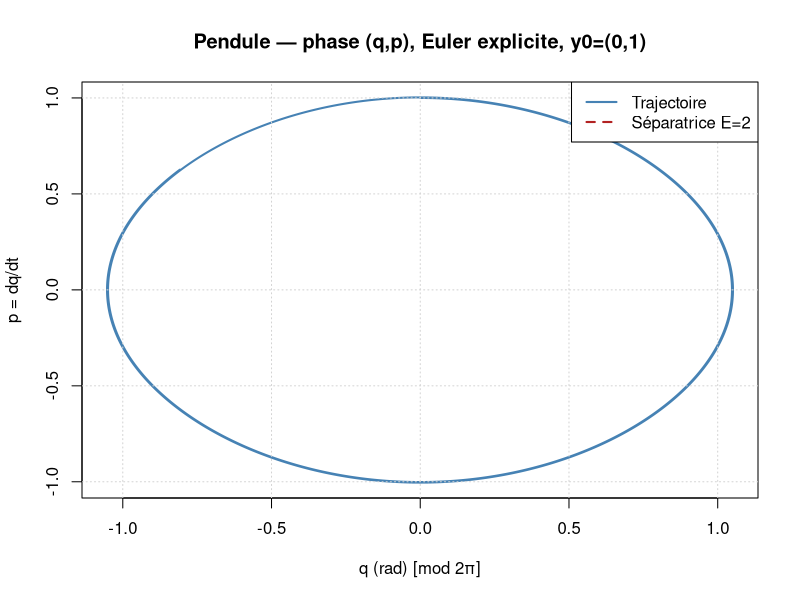
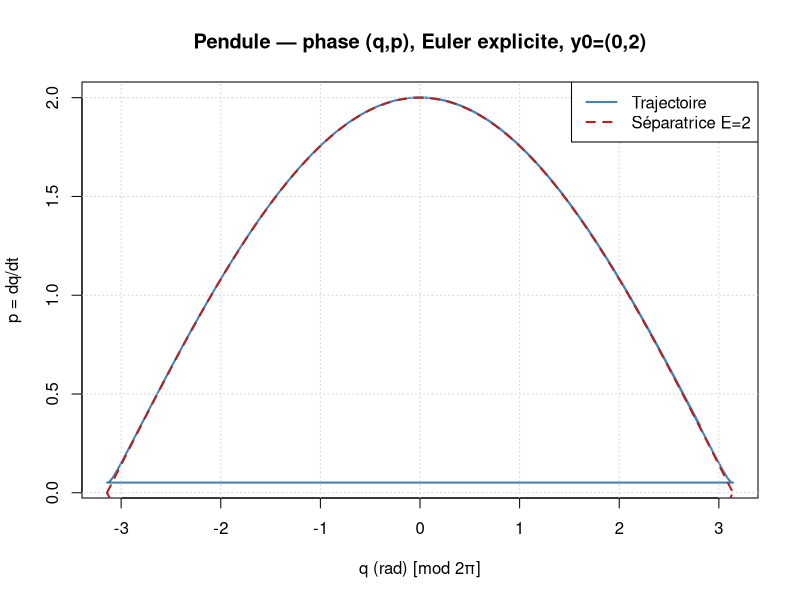
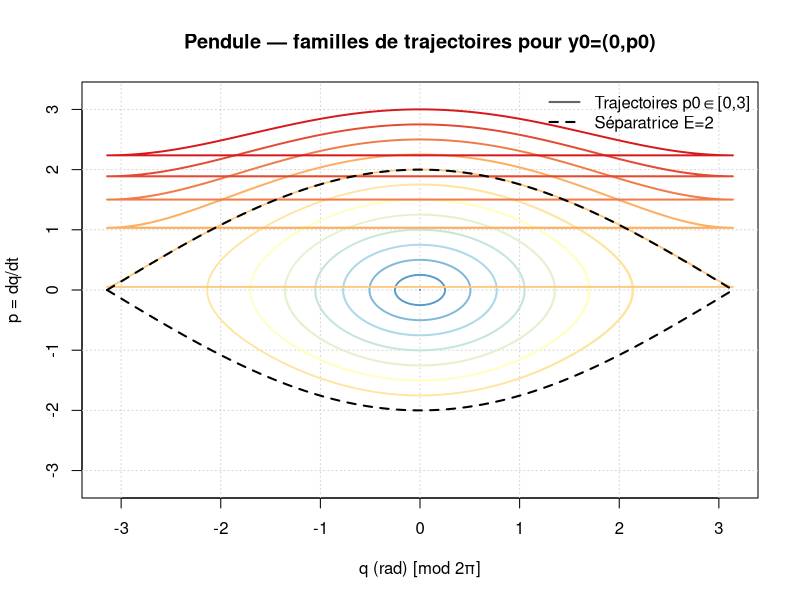

The R script that drew these images, in order:
# Exercice 3 — Oscillateur harmonique (pendule simple)
# q''(t) = - sin(q(t))
# Réduction en système du 1er ordre: y = (q, p) avec p = q'
# y' = f(y) = (p, -sin(q))

# ============================================================================
# CONFIGURATION: Dossier de sortie des images
# ============================================================================
output_dir <- "./4APP/s7/MT461/TP/TP2/Part 2/output"
dir.create(output_dir, showWarnings = FALSE)
cat("Les images seront sauvegardées dans:", file.path(getwd(), output_dir), "\n\n")

# Intervalle temporel et pas
h <- 0.001
T0 <- 0
TF <- 4 * pi

# ============================================================================
# OUTILS GÉNÉRIQUES
# ============================================================================
# Intégrateur Euler explicite pour systèmes y' = f(t, y)
euler_system <- function(f, t0, tf, y0, h) {
  n <- floor((tf - t0) / h)
  t <- seq(t0, t0 + n * h, by = h)
  y <- matrix(0, nrow = n + 1, ncol = length(y0))
  y[1, ] <- y0
  for (k in 1:n) {
    y[k + 1, ] <- y[k, ] + h * f(t[k], y[k, ])
  }
  list(t = t, y = y)
}

# Enveloppement d'angle: ramène q dans [-pi, pi]
wrap_angle <- function(theta) {
  ((theta + pi) %% (2 * pi)) - pi
}

# Énergie mécanique du pendule (m = l = g = 1):
# H(q, p) = p^2/2 + (1 - cos(q))
energy <- function(q, p) {
  0.5 * p^2 + (1 - cos(q))
}

# ============================================================================
# DYNAMIQUE DU PENDULE
# ============================================================================
pendulum_f <- function(t, y) {
  q <- y[1]; p <- y[2]
  c(p, -sin(q))
}

# Helper pour tracer une trajectoire en espace des phases (q, p)
plot_phase <- function(sol, main, file, add_separatrix = FALSE) {
  q <- sol$y[, 1]
  p <- sol$y[, 2]
  q_wrapped <- wrap_angle(q)
  
  png(file.path(output_dir, file), width = 900, height = 600)
  plot(q_wrapped, p, type = "l", col = "steelblue", lwd = 2,
       main = main, xlab = "q (rad) [mod 2π]", ylab = "p = dq/dt")
  grid()
  # Option: séparatrice E = 2  ->  p = ± 2 cos(q/2)
  if (add_separatrix) {
    q_grid <- seq(-pi, pi, length.out = 1000)
    lines(q_grid,  2 * cos(q_grid / 2), col = "firebrick", lwd = 2, lty = 2)
    lines(q_grid, -2 * cos(q_grid / 2), col = "firebrick", lwd = 2, lty = 2)
    legend("topright", c("Trajectoire", "Séparatrice E=2"),
           col = c("steelblue", "firebrick"), lwd = c(2, 2), lty = c(1, 2))
  }
  dev.off()
}

# ============================================================================
# QUESTION 3.2 — Deux conditions initiales: y0 = (0,1) et y0 = (0,2)
# ============================================================================
cat("=== Ex3 — Q3.2: intégration par Euler explicite (h = 0.001) ===\n")

# CI 1: y0 = (q0, p0) = (0, 1)
y0_1 <- c(0, 1)
sol1 <- euler_system(pendulum_f, T0, TF, y0_1, h)
plot_phase(sol1,
           main = "Pendule — phase (q,p), Euler explicite, y0=(0,1)",
           file = "Ex3_phase_y0_0_1.png",
           add_separatrix = TRUE)

# CI 2: y0 = (q0, p0) = (0, 2)
y0_2 <- c(0, 2)
sol2 <- euler_system(pendulum_f, T0, TF, y0_2, h)
plot_phase(sol2,
           main = "Pendule — phase (q,p), Euler explicite, y0=(0,2)",
           file = "Ex3_phase_y0_0_2.png",
           add_separatrix = TRUE)

# Interprétation (imprimée dans la console)
E1 <- energy(sol1$y[1,1], sol1$y[1,2])
E2 <- energy(sol2$y[1,1], sol2$y[1,2])
cat(sprintf("E(y0=(0,1)) = %.3f  (< 2  → oscillations bornées)\n", E1))
cat(sprintf("E(y0=(0,2)) = %.3f  (= 2  → sur la séparatrice)\n", E2))
cat("Rappel: E_separatrice = 2 correspond au sommet (q=π, p=0).\n\n")

# ============================================================================
# QUESTION 3.3 — Balayage p0 ∈ [0, 3] avec q0 = 0
# ============================================================================
cat("=== Ex3 — Q3.3: balayage de p0 dans [0,3] ===\n")

p0_values <- seq(0, 3, by = 0.25)
sols <- vector("list", length(p0_values))

png(file.path(output_dir, "Ex3_phase_sweep_p0_0_3.png"), width = 1000, height = 700)
plot(NA, xlim = c(-pi, pi), ylim = c(-3.2, 3.2),
     xlab = "q (rad) [mod 2π]", ylab = "p = dq/dt",
     main = "Pendule — familles de trajectoires pour y0=(0,p0)")
grid()

cols <- colorRampPalette(c("#2c7bb6", "#abd9e9", "#ffffbf", "#fdae61", "#d7191c"))(length(p0_values))

for (i in seq_along(p0_values)) {
  y0 <- c(0, p0_values[i])
  sol <- euler_system(pendulum_f, T0, TF, y0, h)
  q_wrapped <- wrap_angle(sol$y[, 1])
  lines(q_wrapped, sol$y[, 2], col = cols[i], lwd = 1.8)
}

# Séparatrice (E = 2)
q_grid <- seq(-pi, pi, length.out = 1000)
lines(q_grid,  2 * cos(q_grid / 2), col = "black", lwd = 2, lty = 2)
lines(q_grid, -2 * cos(q_grid / 2), col = "black", lwd = 2, lty = 2)
legend("topright", c("Trajectoires p0∈[0,3]", "Séparatrice E=2"),
       col = c("gray40", "black"), lwd = c(2, 2), lty = c(1, 2), bty = "n")
dev.off()

# Résumé console
cat("Interprétation physique rapide:\n")
cat("- p0 < 2  → oscillations (courbes fermées autour de (0,0)).\n")
cat("- p0 = 2  → séparatrice (passe par (q=0, p=±2) et (q=π, p=0)).\n")
cat("- p0 > 2  → rotations (le pendule fait des tours complets).\n")

cat("\n✓ Ex3 terminé: figures enregistrées dans le dossier 'output'.\n")
